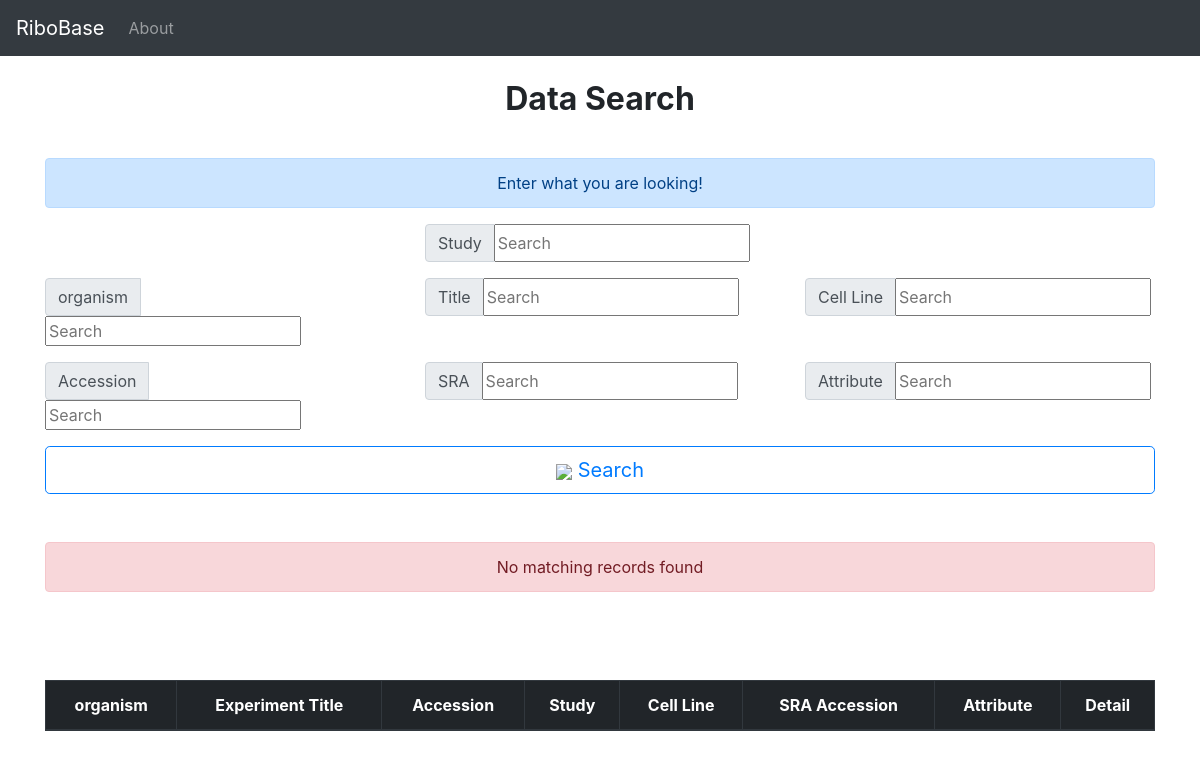
/DataSearch/, run on an earlier commit of the app's database.
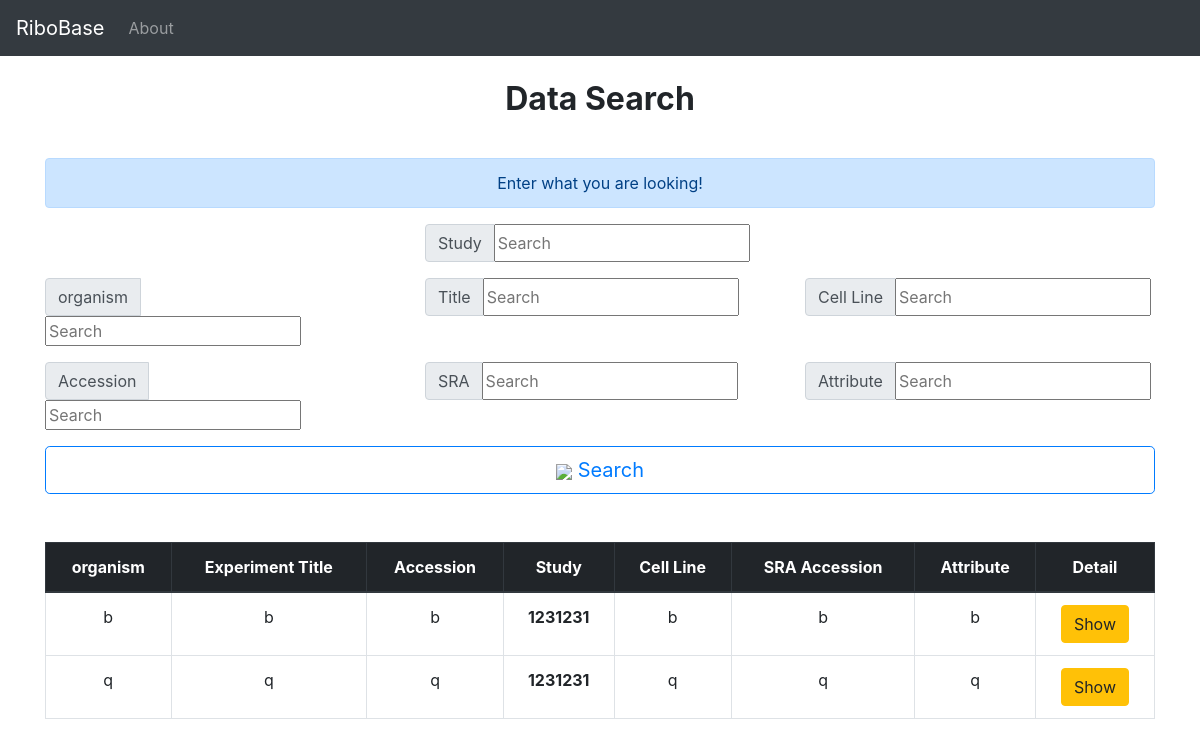
And on a later commit of the database.
### project/models.py (models this page shows, shortened)
class Experiment(models.Model):
    study = models.ForeignKey('Study',blank = False,on_delete = models.CASCADE)
    experiment_alias = models.CharField(max_length = 200,unique = True,blank = False)
    experiment_accession = models.CharField(max_length = 200,unique = True,blank = False)
    experiment_title = models.CharField(max_length = 200,blank = False)
    study_name = models.CharField(max_length = 200,blank = False)
    design_description = models.TextField(max_length = 200,blank = False)
    sample_accession = models.CharField(max_length = 200,blank = False)
    sample_attribute = models.TextField(max_length = 200,blank = False)
    library_strategy = models.CharField(max_length = 200,blank = False)
    library_layout = models.CharField(max_length = 200,blank = False)
    library_construction_protocol = models.TextField(max_length = 200,blank = False)
    platform = models.CharField(max_length = 200,blank = False)
    platform_parameters = models.CharField(max_length = 200,blank = False)
    xref_link = models.CharField(max_length = 200,blank = False)
    experiment_attribute = models.CharField(max_length = 200,blank = False)
    submission_accession = models.CharField(max_length = 200,blank = False)
    sradb_updated = models.CharField(max_length = 200,blank = False)
    organism = models.CharField(max_length = 200,blank = False)
    cell_line = models.CharField(max_length = 200,blank = False)
    create_date = models.DateTimeField(auto_now_add = True)

class Study(models.Model):
    geo_accession = models.CharField( max_length = 50,unique = True,blank = False)
    study_accession = models.CharField(max_length = 50,unique = True,blank = False)
    study_title = models.CharField(max_length = 200,unique = False,blank = True)
    study_type = models.CharField(max_length = 100,unique = False,blank = True)
    study_abstract = models.TextField(blank = True)
    study_description = models.CharField(max_length = 200,unique = False,blank = True)
    xref_link = models.CharField(max_length = 200,unique = False,blank = True)
    submission_accession = models.CharField(max_length = 50,unique = False,blank = True)
    sradb_updated = models.CharField(max_length = 200,unique = False,blank = True)
    create_date = models.DateTimeField(auto_now_add = True)
    def __str__(self):
        return self.geo_accession

### project/views.py (the view)
# urls.py: path('DataSearch/',views.DataSearch,name="DataSearch"),
def DataSearch(request):
    keyword_Organism = request.GET.get("keyword_organism")
    keyword_Study = request.GET.get("keyword_study")
    keyword_Cell_line = request.GET.get("keyword_cell_line")
    keyword_Title = request.GET.get("keyword_experiment_title")
    keyword_Accession = request.GET.get("keyword_experiment_accession")
    keyword_sra = request.GET.get("keyword_sample_accession")
    keyword_Attribute = request.GET.get("keyword_experiment_attribute")
    if keyword_Organism:
        experiments = Experiment.objects.filter(organism__contains=keyword_Organism)
        return render(request,"DataSearch.html",{"experiments":experiments})
    if keyword_Study:
        experiments = Experiment.objects.filter(study__contains=keyword_Study)
        return render(request,"DataSearch.html",{"experiments":experiments})
    if keyword_Cell_line:
        experiments = Experiment.objects.filter(cell_line__contains=keyword_Cell_line)
        return render(request,"DataSearch.html",{"experiments":experiments})
    if keyword_Title:
        experiments = Experiment.objects.filter(experiment_title__contains=keyword_Title)
        return render(request,"DataSearch.html",{"experiments":experiments})
    if keyword_Accession:
        experiments = Experiment.objects.filter(experiment_accession__contains=keyword_Accession)
        return render(request,"DataSearch.html",{"experiments":experiments})
    if keyword_sra:
        experiments = Experiment.objects.filter(sample_accession__contains=keyword_sra)
        return render(request,"DataSearch.html",{"experiments":experiments})
    if keyword_Attribute:
        experiments = Experiment.objects.filter(experiment_attribute__contains=keyword_Attribute)
        return render(request,"DataSearch.html",{"experiments":experiments})
    experiments = Experiment.objects.all()
    return render(request,"DataSearch.html",{"experiments":experiments})

### templates/DataSearch.html (shortened to what this page needs)
{% extends "layout.html" %}
{% block body %}
<br>
<h2><center><p class="font-weight-bold">Data Search</p></center></h2>
<br>
<div class="alert alert-primary" role="alert">
  <center>Enter what you are looking!</center>
</div>
<form>
<div class="row">
  <div class="col-md-8 offset-md-4">
    <div class="input-group mb-3">
      <div class="input-group-prepend">
        <span class="input-group-text" id="inputGroup-sizing-default">Study</span>
      </div>
      <input type="text" name = "keyword_study" class="form-sm" placeholder="Search">
    </div>
  </div>
</div>
<div class="row">
  <div class="col-6 col-md-4">
    <div class="input-group mb-3">
      <div class="input-group-prepend">
        <span class="input-group-text" id="inputGroup-sizing-default">organism</span>
      </div>
      <input type="text" name = "keyword_organism" class="form-sm" placeholder="Search">
    </div>
  </div>
  <div class="col-6 col-md-4">
    <div class="input-group mb-3">
      <div class="input-group-prepend">
        <span class="input-group-text" id="inputGroup-sizing-default">Title</span>
      </div>
      <input type="text" name = "keyword_experiment_title" class="form-sm" placeholder="Search">
    </div>
  </div>
  <div class="col-6 col-md-4">
    <div class="input-group mb-3">
      <div class="input-group-prepend">
        <span class="input-group-text" id="inputGroup-sizing-default">Cell Line</span>
      </div>
      <input type="text" name = "keyword_cell_line" class="form-sm" placeholder="Search">
    </div>
  </div>
</div>
<div class="row">
  <div class="col-6 col-md-4">
    <div class="input-group mb-3">
      <div class="input-group-prepend">
        <span class="input-group-text" id="inputGroup-sizing-default">Accession</span>
      </div>
      <input type="text" name = "keyword_experiment_accession" class="form-sm" placeholder="Search">
    </div>
  </div>
  <div class="col-6 col-md-4">
    <div class="input-group mb-3">
      <div class="input-group-prepend">
        <span class="input-group-text" id="inputGroup-sizing-default">SRA</span>
      </div>
      <input type="text" name = "keyword_sample_accession" class="form-sm" placeholder="Search">
    </div>
  </div>
  <div class="col-6 col-md-4">
    <div class="input-group mb-3">
      <div class="input-group-prepend">
        <span class="input-group-text" id="inputGroup-sizing-default">Attribute</span>
      </div>
      <input type="text" name = "keyword_experiment_attribute" class="form-sm" placeholder="Search">
    </div>
  </div>
</div>
<button type = "submit" class="btn btn-outline-primary btn-lg btn-block"><img src="https://img.icons8.com/material-sharp/24/000000/search.png">  Search</button>
</form>
<br><br>
  <table class="table table-bordered table-hover">
    <thead class="thead-dark">
      <tr>
        <th scope="col"><center>organism</center></th>
        <th scope="col"><center>Experiment Title</center></th>
        <th scope="col"><center>Accession</center></th>
        <th scope="col"><center>Study</center></th>
        <th scope="col"><center>Cell Line</center></th>
        <th scope="col"><center>SRA Accession</center></th>
        <th scope="col"><center>Attribute</center></th>
        <th scope="col"><center>Detail</center></th>
      </tr>
    </thead>
    <tbody>
    {% if experiments %}
    {% for experiment in experiments %}
    <tr>
            <td><center>{{experiment.organism}}</center></td>
            <td><center>{{experiment.experiment_title}}</center></td>
            <td><center>{{experiment.experiment_accession}}</center></td>
            <th><center>{{experiment.study}}</center></th>
            <td><center>{{experiment.cell_line}}</center></td>
            <td><center>{{experiment.sample_accession}}</center></td>
            <td><center>{{experiment.experiment_attribute}}</center></td>
            <td><center><a href="/DataSearchPage/{{experiment.id}}" class ="btn btn-warning">Show</a></center></td>
        </tr>
      {% endfor %}
      {% else %}
      <div class="alert alert-danger"><center>No matching records found</center></div>
      <br><br><br>
      {% endif %}
    </tbody>
  </table>
{% endblock body %}

What changed in the data, as far as the page shows it:
added Experiment: organism "b", experiment_title "b", experiment_accession "b", study "1231231", cell_line "b", sample_accession "b", experiment_attribute "b"
added Experiment: organism "q", experiment_title "q", experiment_accession "q", study "1231231", cell_line "q", sample_accession "q", experiment_attribute "q"
Also different on the page:
text no longer shown: "No matching records found"
